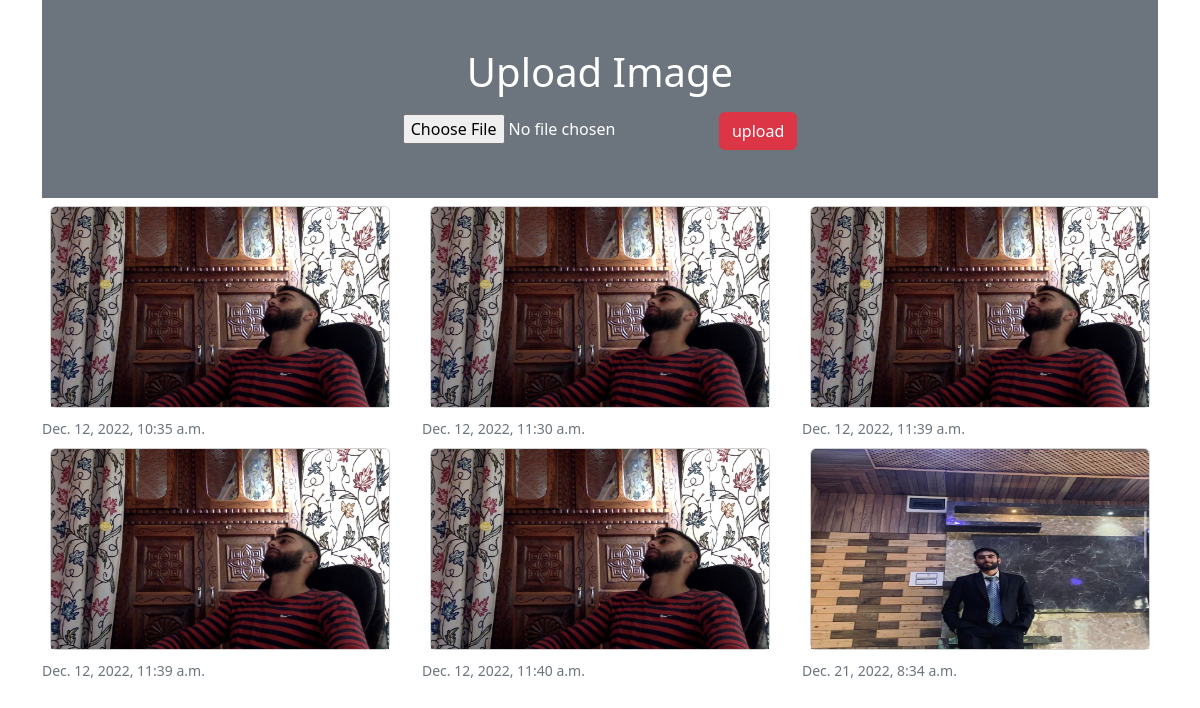
The page / on the database its author committed.
### api/models.py (models this page shows)
class Image(models.Model):
    photo= models.ImageField(upload_to='image')
    date=models.DateTimeField(auto_now_add=True)

### api/views.py (the view)
# urls.py: path('', views.home),
def home(request):
    if request.method=='POST':
        form=ImageForm(request.POST,request.FILES)
        if form.is_valid():
            form.save()
    form = ImageForm()
    img=Image.objects.all()
    return render(request,'myapp/home.html',{'img':img,'form':form})

### api/form.py
class ImageForm(forms.ModelForm):
    class Meta:
        model=Image
        fields ='__all__'
        labels={'photo':''}

### api/templates/myapp/home.html (shortened to what this page needs)
<!DOCTYPE html>
<html lang="en">
<head>
<link href="https://cdn.jsdelivr.net/npm/bootstrap@5.2.3/dist/css/bootstrap.min.css" rel="stylesheet"
>
</head>
<body>
<div class="container">
    <div class="py-5 text-center bg-secondary text-white">
        <h1 class="mb-3" >Upload Image</h1>
        <form action="" method="post" enctype="multipart/form-data">
            {{form}}
            <input type="submit" class="btn btn-danger" value="upload">
        </form>
    </div>
    <div class="row">
        {% for i in img%}
        <div class="col-sm-4 ">
            <div class="card m-2">
                <img src="{{i.photo.url}}" alt= "" class="card-img-top" height="200px" >
            </div>
            <small class="text-muted">{{i.date}}</small>
        </div>
        {% endfor %}
    </div>
</div>
</body>
</html>

### rows shown on the page
Image: photo (picture), date "Dec. 12, 2022, 10:35 a.m."
Image: photo (picture), date "Dec. 12, 2022, 11:30 a.m."
Image: photo (picture), date "Dec. 12, 2022, 11:39 a.m."
Image: photo (picture), date "Dec. 12, 2022, 11:39 a.m."
Image: photo (picture), date "Dec. 12, 2022, 11:40 a.m."
Image: photo (picture), date "Dec. 21, 2022, 8:34 a.m."
